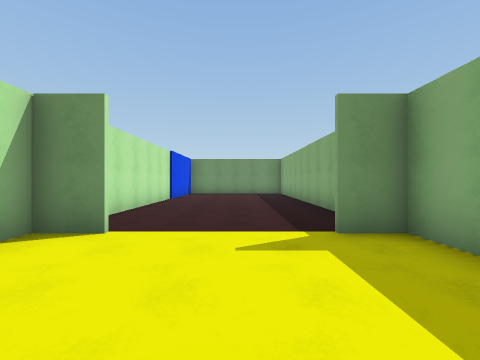
[1] (above)

16 first-person views from a walk through a Unity game level. The camera is 1.5 m above the floor, looks level and sees 90° across. The floor is counted in squares, 2 m on a side. Each view is taken from the middle of a square. On the plan, view 1 faces up. The plan holds only what a view shows up to about 9 squares ahead; the rest is blank. The place goes on beyond the plan. The player is left out.

[2]
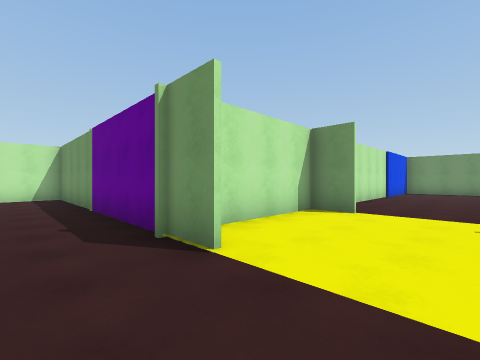

[3]
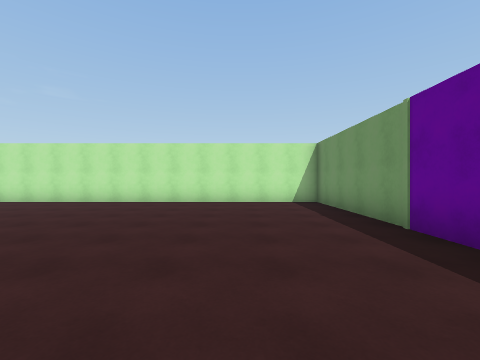

[4]
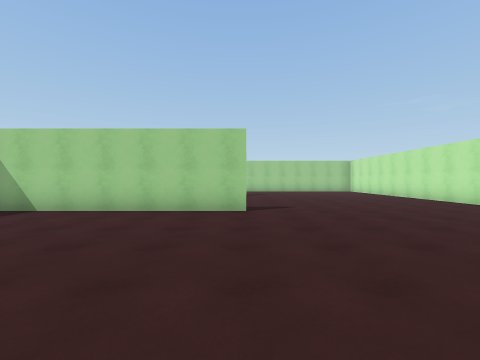

[5]
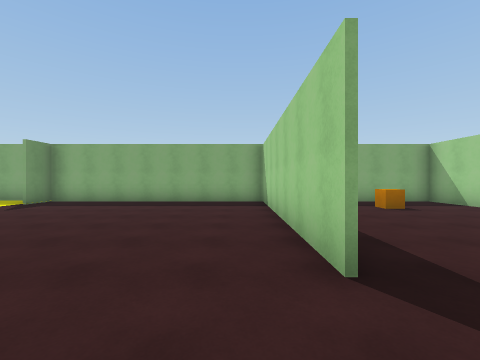

[6]
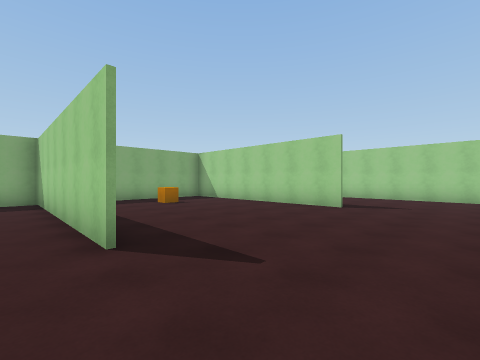

[7]
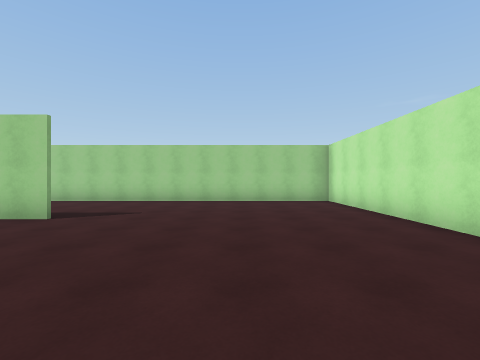

[8]
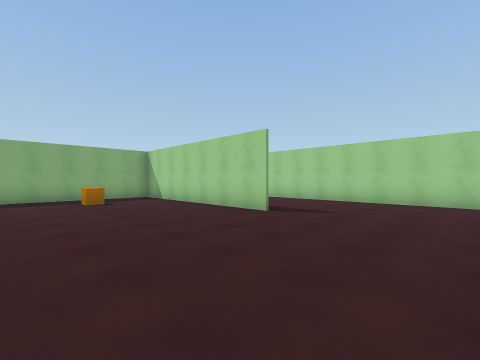

[9]
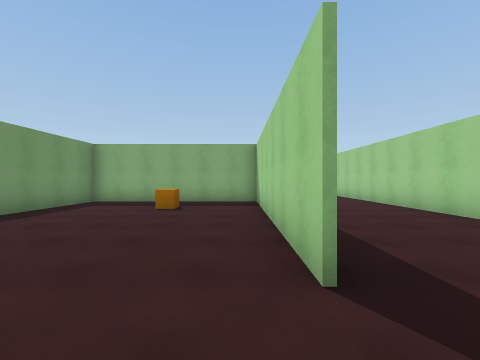

[10]
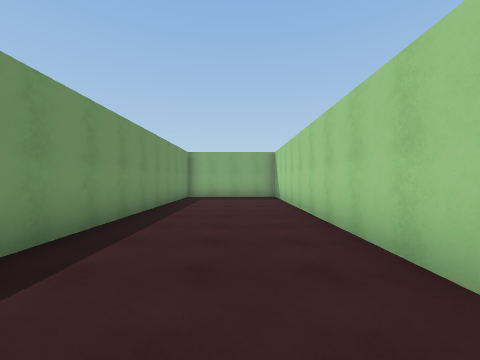

[11]
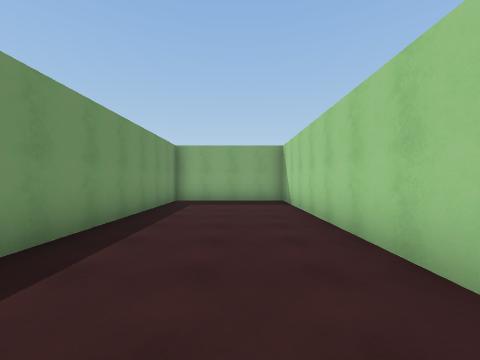

[12]
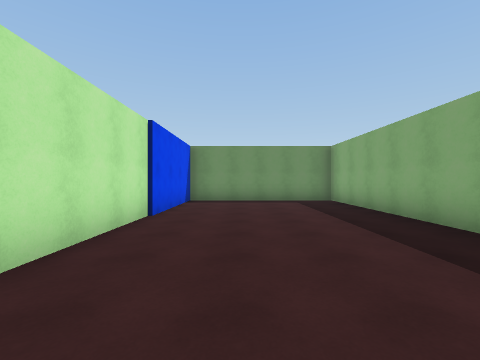

[13]
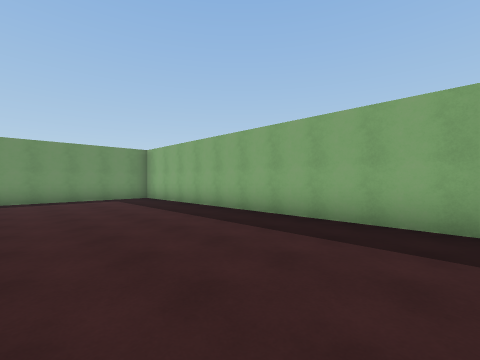

[14]
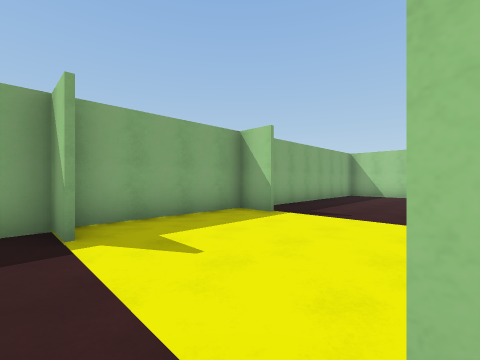

[15]
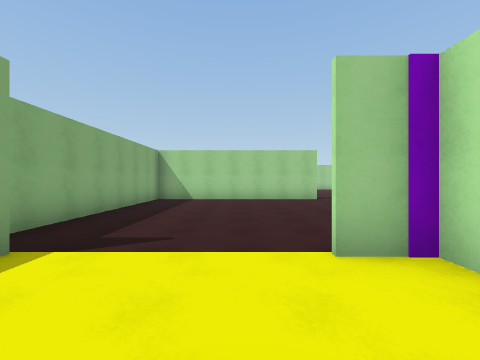

[16]
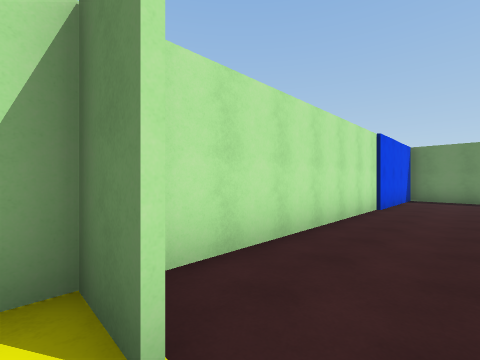

### Floor plan
Points are (right, up) in squares from view 1. A wall is a line through its corners. A room is listed if a view was taken in it or the views show most of it. See-through windows are left out.
Room 1 (views 1, 2, 3, 4, 5, 6, 7, 8, 9, 10, 11, 12, 13, 14, 15, 16)
walls: (-4.2, -7.8) (2.1, -7.8); (-3, -0.3) (-1.9, -0.3); (-1.9, -0.4) (-11.2, -0.4) (-11.2, -17.6) (7.7, -17.6) (7.7, -13.7) (-0.8, -13.7); (2.4, -7.9) (-1, -7.9); (1.2, -0.3) (2.4, -0.3); (-4.4, -13.6) (2.4, -13.6) (2.4, 13.8) (-2.9, 13.8) (-2.9, -0.6); (2.4, -0.4) (1.2, -0.4); (-1.9, 3.4) (-3, 3.4); (1.4, 3.5) (2.4, 3.5); (2.4, 3.4) (1.4, 3.4)
objects: orange cube (0, -11)

Where each view was taken, in squares from view 1:
view 1: 0 up, 0 right, facing up
view 2: 2 down, 0 right, facing up-left
view 3: 3 down, 3 left, facing left
view 4: 2 down, 4 left, facing down
view 5: 7 down, 6 left, facing right
view 6: 7 down, 7 left, facing down-right
view 7: 9 down, 8 left, facing down
view 8: 9 down, 8 left, facing down-right
view 9: 13 down, 6 left, facing right
view 10: 16 down, 3 left, facing right
view 11: 16 down, 1 left, facing right
view 12: 5 up, 1 left, facing up
view 13: 4 up, 2 left, facing up-right
view 14: 4 up, 2 left, facing down-right
view 15: 2 up, 1 left, facing down
view 16: 3 up, 1 left, facing up-left
